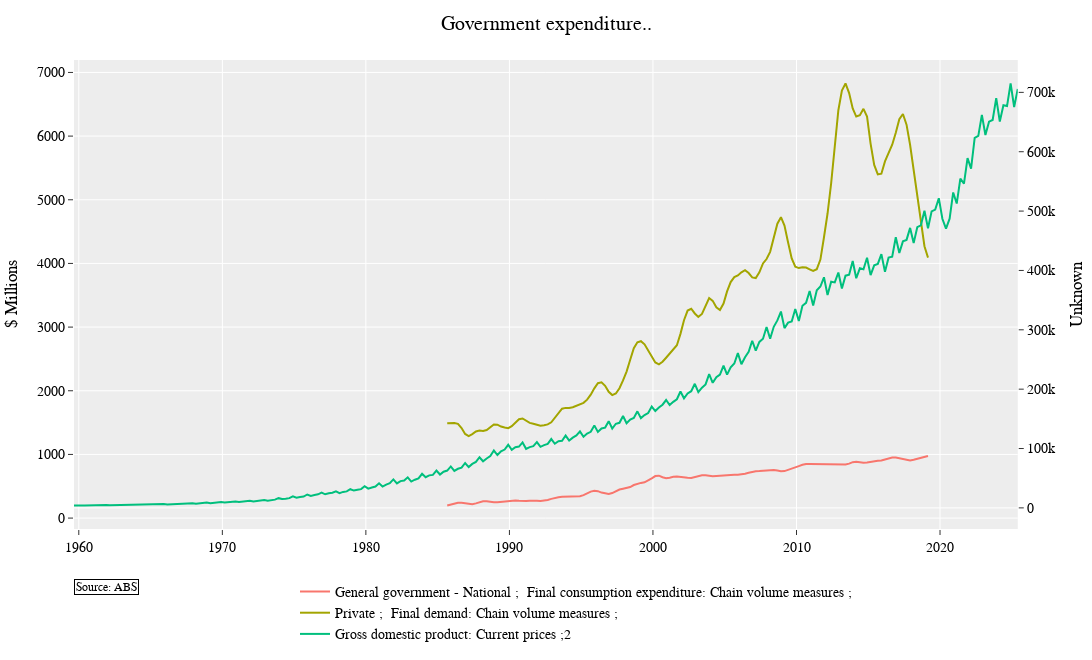

The code cell stored with this chart in its notebook:
### Code cell
watchlist.plot_watchlist(['A2301346L', "A2304512L"], ["A2302467A"], template="ggplot2", plot_title = "Government expenditure..")

### Figure 1 — Plotly figure (JSON) as saved in the notebook; plotly's stock layout.template omitted (floating-point values rounded to 4 significant figures; data arrays with more than 128 entries replaced by an {"elided": "..."} marker saying what was removed)
{"data": [{"mode": "lines", "name": "General government - National ;  Final consumption expenditure: Chain volume measures ;", "type": "scatter", "x": {"elided": "168 str values"}, "xaxis": "x", "y": {"elided": "168 int values"}, "yaxis": "y"}, {"mode": "lines", "name": "Private ;  Final demand: Chain volume measures ;", "type": "scatter", "x": {"elided": "168 str values"}, "xaxis": "x", "y": {"elided": "168 int values"}, "yaxis": "y"}, {"mode": "lines", "name": "Gross domestic product: Current prices ;2", "type": "scatter", "x": {"elided": "264 str values"}, "xaxis": "x", "y": {"elided": "264 int values"}, "yaxis": "y2"}], "layout": {"annotations": [{"align": "left", "bgcolor": "white", "bordercolor": "black", "borderwidth": 1, "font": {"color": "black", "size": 12}, "showarrow": false, "text": "Source: ABS", "x": 0, "xref": "paper", "y": -0.14, "yref": "paper"}], "font": {"color": "black", "family": "Arial, sans-serif", "size": 14}, "height": 660, "hovermode": "x unified", "legend": {"bgcolor": "rgba(255,255,255,0)", "bordercolor": "rgba(255,255,255,0)", "orientation": "h", "x": 0.5, "xanchor": "center", "y": -0.1, "yanchor": "top"}, "margin": {"b": 40, "l": 70, "r": 10, "t": 60}, "title": {"text": "Government expenditure.."}, "width": 1320, "xaxis": {"anchor": "y", "domain": [0, 0.94]}, "yaxis": {"anchor": "x", "domain": [0, 1], "title": {"text": "$ Millions"}, "type": "linear"}, "yaxis2": {"anchor": "x", "overlaying": "y", "showgrid": false, "side": "right", "title": {"text": "Unknown"}, "type": "linear"}}}
